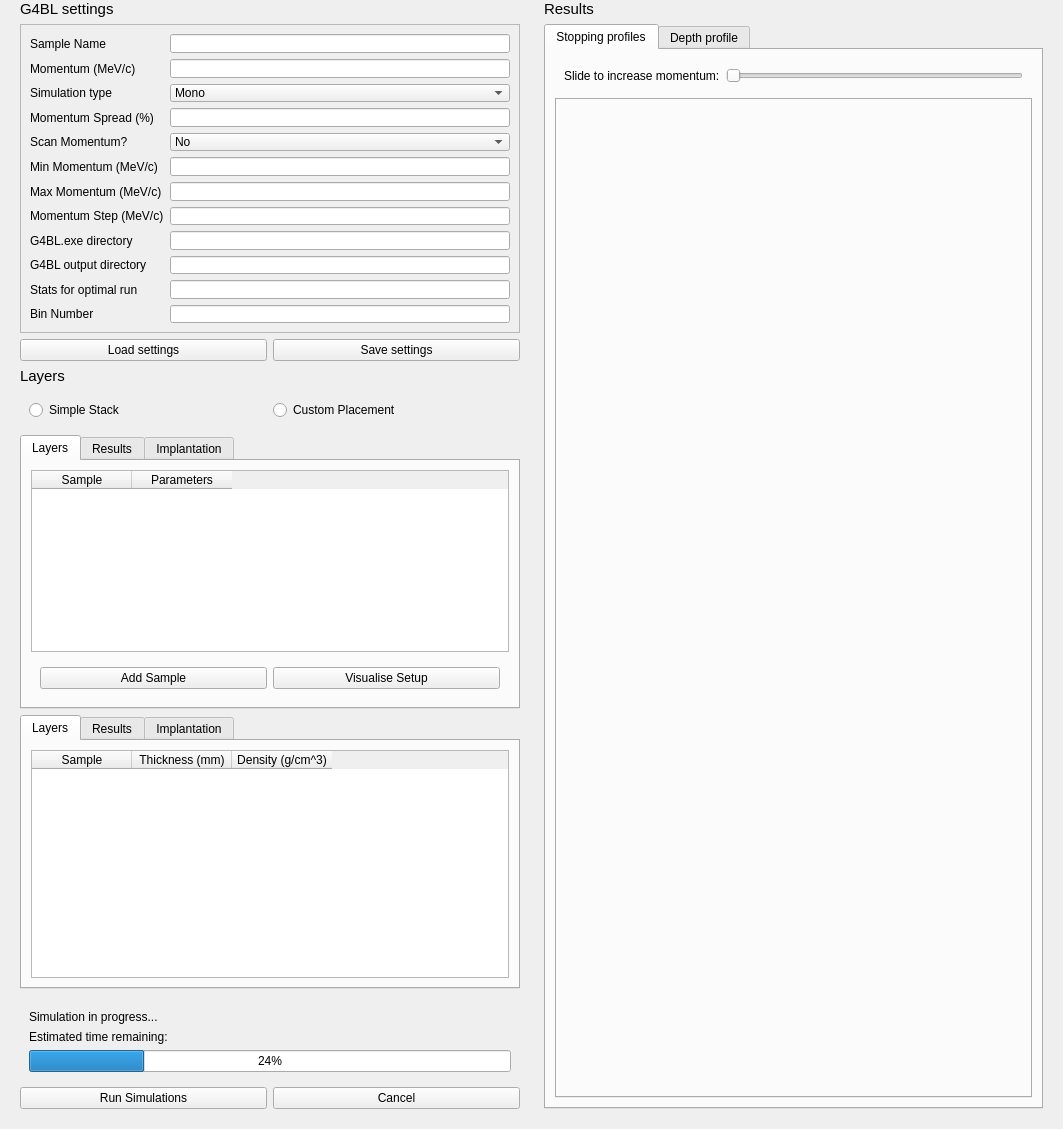
<?xml version="1.0" encoding="UTF-8"?>
<ui version="4.0">
 <class>g4bl</class>
 <widget class="QWidget" name="g4bl">
  <property name="geometry">
   <rect>
    <x>0</x>
    <y>0</y>
    <width>1063</width>
    <height>1129</height>
   </rect>
  </property>
  <property name="windowTitle">
   <string>Trim</string>
  </property>
  <layout class="QGridLayout" name="gridLayout">
   <property name="topMargin">
    <number>0</number>
   </property>
   <item row="0" column="0" rowspan="3">
    <widget class="QWidget" name="side_panel" native="true">
     <property name="maximumSize">
      <size>
       <width>600</width>
       <height>16777215</height>
      </size>
     </property>
     <layout class="QVBoxLayout" name="verticalLayout">
      <property name="topMargin">
       <number>0</number>
      </property>
      <item>
       <widget class="QLabel" name="label_2">
        <property name="font">
         <font>
          <pointsize>11</pointsize>
         </font>
        </property>
        <property name="text">
         <string>G4BL settings</string>
        </property>
       </widget>
      </item>
      <item>
       <widget class="QFrame" name="settings">
        <property name="sizePolicy">
         <sizepolicy hsizetype="Preferred" vsizetype="MinimumExpanding">
          <horstretch>0</horstretch>
          <verstretch>0</verstretch>
         </sizepolicy>
        </property>
        <property name="minimumSize">
         <size>
          <width>0</width>
          <height>300</height>
         </size>
        </property>
        <property name="frameShape">
         <enum>QFrame::StyledPanel</enum>
        </property>
        <layout class="QGridLayout" name="gridLayout_2">
         <item row="3" column="1">
          <widget class="QLineEdit" name="momentum_spread_linedit"/>
         </item>
         <item row="11" column="0">
          <widget class="QLabel" name="stats_label_2">
           <property name="text">
            <string>Bin Number</string>
           </property>
          </widget>
         </item>
         <item row="2" column="1">
          <widget class="QComboBox" name="sim_type_combo">
           <item>
            <property name="text">
             <string>Mono</string>
            </property>
           </item>
           <item>
            <property name="text">
             <string>Momentum Spread</string>
            </property>
           </item>
          </widget>
         </item>
         <item row="8" column="0">
          <widget class="QLabel" name="g4bl_exe_dir_label">
           <property name="text">
            <string>G4BL.exe directory</string>
           </property>
          </widget>
         </item>
         <item row="6" column="0">
          <widget class="QLabel" name="max_momentum_label">
           <property name="text">
            <string>Max Momentum (MeV/c)</string>
           </property>
          </widget>
         </item>
         <item row="5" column="0">
          <widget class="QLabel" name="min_momentum_label">
           <property name="text">
            <string>Min Momentum (MeV/c)</string>
           </property>
           <property name="margin">
            <number>0</number>
           </property>
          </widget>
         </item>
         <item row="11" column="1">
          <widget class="QLineEdit" name="bin_number_linedit"/>
         </item>
         <item row="1" column="1">
          <widget class="QLineEdit" name="momentum_linedit"/>
         </item>
         <item row="7" column="1">
          <widget class="QLineEdit" name="momentum_step_linedit"/>
         </item>
         <item row="9" column="1">
          <widget class="QLineEdit" name="g4bl_out_dir_linedit"/>
         </item>
         <item row="0" column="0">
          <widget class="QLabel" name="sample_name_label">
           <property name="text">
            <string>Sample Name</string>
           </property>
          </widget>
         </item>
         <item row="9" column="0">
          <widget class="QLabel" name="g4bl_out_dir_label">
           <property name="text">
            <string>G4BL output directory</string>
           </property>
          </widget>
         </item>
         <item row="4" column="0">
          <widget class="QLabel" name="scan_momentum_label">
           <property name="text">
            <string>Scan Momentum?</string>
           </property>
          </widget>
         </item>
         <item row="3" column="0">
          <widget class="QLabel" name="momentum_spread_label">
           <property name="text">
            <string>Momentum Spread (%)</string>
           </property>
          </widget>
         </item>
         <item row="8" column="1">
          <widget class="QLineEdit" name="g4bl_exe_dir_linedit"/>
         </item>
         <item row="10" column="0">
          <widget class="QLabel" name="stats_label">
           <property name="text">
            <string>Stats for optimal run</string>
           </property>
          </widget>
         </item>
         <item row="7" column="0">
          <widget class="QLabel" name="momentum_step_label">
           <property name="text">
            <string>Momentum Step (MeV/c)</string>
           </property>
          </widget>
         </item>
         <item row="2" column="0">
          <widget class="QLabel" name="sim_type_label">
           <property name="text">
            <string>Simulation type</string>
           </property>
          </widget>
         </item>
         <item row="1" column="0">
          <widget class="QLabel" name="momentum_label">
           <property name="text">
            <string>Momentum (MeV/c)</string>
           </property>
          </widget>
         </item>
         <item row="5" column="1">
          <widget class="QLineEdit" name="min_momentum_linedit"/>
         </item>
         <item row="4" column="1">
          <widget class="QComboBox" name="scan_momentum_combo">
           <item>
            <property name="text">
             <string>No</string>
            </property>
           </item>
           <item>
            <property name="text">
             <string>Yes</string>
            </property>
           </item>
          </widget>
         </item>
         <item row="6" column="1">
          <widget class="QLineEdit" name="max_momentum_linedit"/>
         </item>
         <item row="10" column="1">
          <widget class="QLineEdit" name="stats_linedit"/>
         </item>
         <item row="0" column="1">
          <widget class="QLineEdit" name="sample_name_linedit"/>
         </item>
        </layout>
       </widget>
      </item>
      <item>
       <widget class="QWidget" name="widget_3" native="true">
        <layout class="QHBoxLayout" name="horizontalLayout_2">
         <property name="leftMargin">
          <number>0</number>
         </property>
         <property name="topMargin">
          <number>0</number>
         </property>
         <property name="rightMargin">
          <number>0</number>
         </property>
         <property name="bottomMargin">
          <number>0</number>
         </property>
         <item>
          <widget class="QPushButton" name="load_settings_btn">
           <property name="text">
            <string>Load settings</string>
           </property>
          </widget>
         </item>
         <item>
          <widget class="QPushButton" name="save_settings_btn">
           <property name="text">
            <string>Save settings</string>
           </property>
          </widget>
         </item>
        </layout>
       </widget>
      </item>
      <item>
       <widget class="QLabel" name="label">
        <property name="font">
         <font>
          <pointsize>11</pointsize>
         </font>
        </property>
        <property name="text">
         <string>Layers</string>
        </property>
       </widget>
      </item>
      <item>
       <widget class="QWidget" name="widget_5" native="true">
        <layout class="QHBoxLayout" name="horizontalLayout_10">
         <item>
          <widget class="QRadioButton" name="stack_layer_radio">
           <property name="text">
            <string>Simple Stack</string>
           </property>
          </widget>
         </item>
         <item>
          <widget class="QRadioButton" name="manual_placement_radio">
           <property name="text">
            <string>Custom Placement</string>
           </property>
          </widget>
         </item>
        </layout>
       </widget>
      </item>
      <item>
       <widget class="QTabWidget" name="placement_tabWidget">
        <property name="currentIndex">
         <number>0</number>
        </property>
        <widget class="QWidget" name="placement_layers_tab">
         <attribute name="title">
          <string>Layers</string>
         </attribute>
         <layout class="QVBoxLayout" name="verticalLayout_9">
          <item>
           <widget class="BaseTable" name="place_sample_setup_table">
            <property name="frameShape">
             <enum>QFrame::StyledPanel</enum>
            </property>
            <column>
             <property name="text">
              <string>Sample</string>
             </property>
            </column>
            <column>
             <property name="text">
              <string>Parameters</string>
             </property>
            </column>
           </widget>
          </item>
          <item>
           <widget class="QWidget" name="sample_setup_widget" native="true">
            <property name="enabled">
             <bool>true</bool>
            </property>
            <layout class="QHBoxLayout" name="horizontalLayout_5">
             <item>
              <widget class="QPushButton" name="add_sample_button">
               <property name="text">
                <string>Add Sample</string>
               </property>
              </widget>
             </item>
             <item>
              <widget class="QPushButton" name="visualise_button">
               <property name="text">
                <string>Visualise Setup</string>
               </property>
              </widget>
             </item>
            </layout>
           </widget>
          </item>
         </layout>
        </widget>
        <widget class="QWidget" name="placement_results_tab">
         <attribute name="title">
          <string>Results</string>
         </attribute>
         <layout class="QGridLayout" name="gridLayout_5">
          <item row="4" column="0" colspan="2">
           <widget class="QPushButton" name="placement_save_all_sim_results_button">
            <property name="text">
             <string>Save all</string>
            </property>
           </widget>
          </item>
          <item row="0" column="0" colspan="2">
           <widget class="BaseTable" name="placement_results_table">
            <column>
             <property name="text">
              <string>Momentum (MeV/c)</string>
             </property>
            </column>
            <column>
             <property name="text">
              <string>Options</string>
             </property>
            </column>
           </widget>
          </item>
          <item row="3" column="0" colspan="2">
           <widget class="QPushButton" name="placement_save_all_imgs_button">
            <property name="text">
             <string>Save all plots</string>
            </property>
           </widget>
          </item>
         </layout>
        </widget>
        <widget class="QWidget" name="placement_implantation_tab">
         <attribute name="title">
          <string>Implantation</string>
         </attribute>
         <layout class="QVBoxLayout" name="verticalLayout_10">
          <item>
           <widget class="QCheckBox" name="place_sample_implantation_collapse_checkbox">
            <property name="text">
             <string> Expand all / Collapse</string>
            </property>
            <property name="checked">
             <bool>true</bool>
            </property>
           </widget>
          </item>
          <item>
           <widget class="QTreeWidget" name="placement_results_tree">
            <property name="minimumSize">
             <size>
              <width>0</width>
              <height>200</height>
             </size>
            </property>
            <property name="frameShape">
             <enum>QFrame::StyledPanel</enum>
            </property>
            <column>
             <property name="text">
              <string>Momentum (MeV/c)</string>
             </property>
            </column>
            <column>
             <property name="text">
              <string>Layers</string>
             </property>
            </column>
            <column>
             <property name="text">
              <string>% of muons in layer</string>
             </property>
            </column>
            <column>
             <property name="text">
              <string># of muons in layer</string>
             </property>
            </column>
           </widget>
          </item>
         </layout>
        </widget>
       </widget>
      </item>
      <item>
       <widget class="QTabWidget" name="stack_tabWidget">
        <property name="currentIndex">
         <number>0</number>
        </property>
        <widget class="QWidget" name="stack_layers_tab">
         <attribute name="title">
          <string>Layers</string>
         </attribute>
         <layout class="QVBoxLayout" name="verticalLayout_2">
          <item>
           <widget class="BaseTable" name="stack_layer_setup_table">
            <property name="frameShape">
             <enum>QFrame::StyledPanel</enum>
            </property>
            <column>
             <property name="text">
              <string>Sample</string>
             </property>
            </column>
            <column>
             <property name="text">
              <string>Thickness (mm)</string>
             </property>
            </column>
            <column>
             <property name="text">
              <string>Density (g/cm^3)</string>
             </property>
            </column>
           </widget>
          </item>
         </layout>
        </widget>
        <widget class="QWidget" name="results_tab">
         <attribute name="title">
          <string>Results</string>
         </attribute>
         <layout class="QGridLayout" name="gridLayout_3">
          <item row="4" column="0" colspan="2">
           <widget class="QPushButton" name="stack_save_all_sims_button">
            <property name="text">
             <string>Save all</string>
            </property>
           </widget>
          </item>
          <item row="0" column="0" colspan="2">
           <widget class="BaseTable" name="stack_results_table">
            <column>
             <property name="text">
              <string>Momentum (MeV/c)</string>
             </property>
            </column>
            <column>
             <property name="text">
              <string>Options</string>
             </property>
            </column>
           </widget>
          </item>
          <item row="3" column="0" colspan="2">
           <widget class="QPushButton" name="stack_save_all_imgs_button">
            <property name="text">
             <string>Save all plots</string>
            </property>
           </widget>
          </item>
         </layout>
        </widget>
        <widget class="QWidget" name="stack_implantation_tab">
         <attribute name="title">
          <string>Implantation</string>
         </attribute>
         <layout class="QVBoxLayout" name="verticalLayout_5">
          <item>
           <widget class="QCheckBox" name="stack_implantation_collapse_checkbox">
            <property name="text">
             <string> Expand all / Collapse</string>
            </property>
            <property name="checked">
             <bool>true</bool>
            </property>
           </widget>
          </item>
          <item>
           <widget class="QTreeWidget" name="stack_results_tree">
            <property name="minimumSize">
             <size>
              <width>0</width>
              <height>200</height>
             </size>
            </property>
            <property name="frameShape">
             <enum>QFrame::StyledPanel</enum>
            </property>
            <column>
             <property name="text">
              <string>Momentum (MeV/c)</string>
             </property>
            </column>
            <column>
             <property name="text">
              <string>Layers</string>
             </property>
            </column>
            <column>
             <property name="text">
              <string>% of muons in layer</string>
             </property>
            </column>
            <column>
             <property name="text">
              <string># of muons in layer</string>
             </property>
            </column>
           </widget>
          </item>
         </layout>
        </widget>
       </widget>
      </item>
      <item>
       <widget class="QWidget" name="widget" native="true">
        <layout class="QHBoxLayout" name="horizontalLayout">
         <property name="leftMargin">
          <number>0</number>
         </property>
         <property name="topMargin">
          <number>0</number>
         </property>
         <property name="rightMargin">
          <number>0</number>
         </property>
         <property name="bottomMargin">
          <number>0</number>
         </property>
        </layout>
       </widget>
      </item>
      <item>
       <widget class="QWidget" name="simulation_progress_widget" native="true">
        <layout class="QVBoxLayout" name="verticalLayout_6">
         <item>
          <widget class="QLabel" name="simulation_progress_label">
           <property name="text">
            <string>Simulation in progress...</string>
           </property>
          </widget>
         </item>
         <item>
          <widget class="QLabel" name="estimated_time_remaining_label">
           <property name="text">
            <string>Estimated time remaining: </string>
           </property>
          </widget>
         </item>
         <item>
          <widget class="QProgressBar" name="simulation_progress_bar">
           <property name="value">
            <number>24</number>
           </property>
          </widget>
         </item>
        </layout>
       </widget>
      </item>
      <item>
       <widget class="QWidget" name="widget_2" native="true">
        <layout class="QGridLayout" name="gridLayout_4">
         <property name="leftMargin">
          <number>0</number>
         </property>
         <property name="topMargin">
          <number>0</number>
         </property>
         <property name="rightMargin">
          <number>0</number>
         </property>
         <property name="bottomMargin">
          <number>0</number>
         </property>
         <item row="0" column="0">
          <widget class="QPushButton" name="run_sim_button">
           <property name="text">
            <string>Run Simulations</string>
           </property>
          </widget>
         </item>
         <item row="0" column="3">
          <widget class="QPushButton" name="cancel_sim_button">
           <property name="text">
            <string>Cancel</string>
           </property>
          </widget>
         </item>
        </layout>
       </widget>
      </item>
     </layout>
    </widget>
   </item>
   <item row="0" column="1" rowspan="3">
    <widget class="QWidget" name="results_panel" native="true">
     <layout class="QVBoxLayout" name="verticalLayout_4">
      <property name="topMargin">
       <number>0</number>
      </property>
      <item>
       <widget class="QLabel" name="results_label">
        <property name="font">
         <font>
          <pointsize>11</pointsize>
         </font>
        </property>
        <property name="text">
         <string>Results</string>
        </property>
       </widget>
      </item>
      <item>
       <widget class="QTabWidget" name="results_tabs">
        <property name="currentIndex">
         <number>0</number>
        </property>
        <widget class="QWidget" name="stopping_profiles_tab">
         <attribute name="title">
          <string>Stopping profiles</string>
         </attribute>
         <layout class="QVBoxLayout" name="verticalLayout_3">
          <item>
           <widget class="QWidget" name="slider_container" native="true">
            <layout class="QHBoxLayout" name="horizontalLayout_3">
             <item>
              <widget class="QLabel" name="label_3">
               <property name="text">
                <string>Slide to increase momentum:</string>
               </property>
              </widget>
             </item>
             <item>
              <widget class="QSlider" name="momentum_slider">
               <property name="styleSheet">
                <string notr="true">QSlider::groove:horizontal {height: 10px; margin: 0 0;}
QSlider::ticks {color: grey}</string>
               </property>
               <property name="tracking">
                <bool>true</bool>
               </property>
               <property name="orientation">
                <enum>Qt::Horizontal</enum>
               </property>
               <property name="invertedAppearance">
                <bool>false</bool>
               </property>
               <property name="tickPosition">
                <enum>QSlider::NoTicks</enum>
               </property>
              </widget>
             </item>
            </layout>
           </widget>
          </item>
          <item>
           <widget class="QTabWidget" name="stopping_profiles_tab_widget"/>
          </item>
         </layout>
        </widget>
        <widget class="QWidget" name="depth_profile_tab">
         <attribute name="title">
          <string>Depth profile</string>
         </attribute>
         <layout class="QVBoxLayout" name="depth_profile_layout">
          <item>
           <widget class="QLabel" name="not_enough_momentum_label">
            <property name="text">
             <string>A momentum scan with at least 2 momenta is required to generate a depth profile plot.</string>
            </property>
            <property name="alignment">
             <set>Qt::AlignLeading|Qt::AlignLeft|Qt::AlignTop</set>
            </property>
           </widget>
          </item>
          <item>
           <widget class="PlotWidget" name="depth_profile_plot" native="true">
            <property name="enabled">
             <bool>true</bool>
            </property>
           </widget>
          </item>
          <item>
           <spacer name="verticalSpacer">
            <property name="orientation">
             <enum>Qt::Vertical</enum>
            </property>
            <property name="sizeHint" stdset="0">
             <size>
              <width>20</width>
              <height>40</height>
             </size>
            </property>
           </spacer>
          </item>
          <item>
           <widget class="QWidget" name="depth_settings_widget" native="true"/>
          </item>
         </layout>
        </widget>
       </widget>
      </item>
     </layout>
    </widget>
   </item>
  </layout>
 </widget>
 <customwidgets>
  <customwidget>
   <class>PlotWidget</class>
   <extends>QWidget</extends>
   <header location="global">EVA.gui.widgets.plot.plot_widget</header>
   <container>1</container>
  </customwidget>
  <customwidget>
   <class>BaseTable</class>
   <extends>QTableWidget</extends>
   <header>EVA.gui.base.base_table</header>
  </customwidget>
 </customwidgets>
 <resources/>
 <connections/>
</ui>
